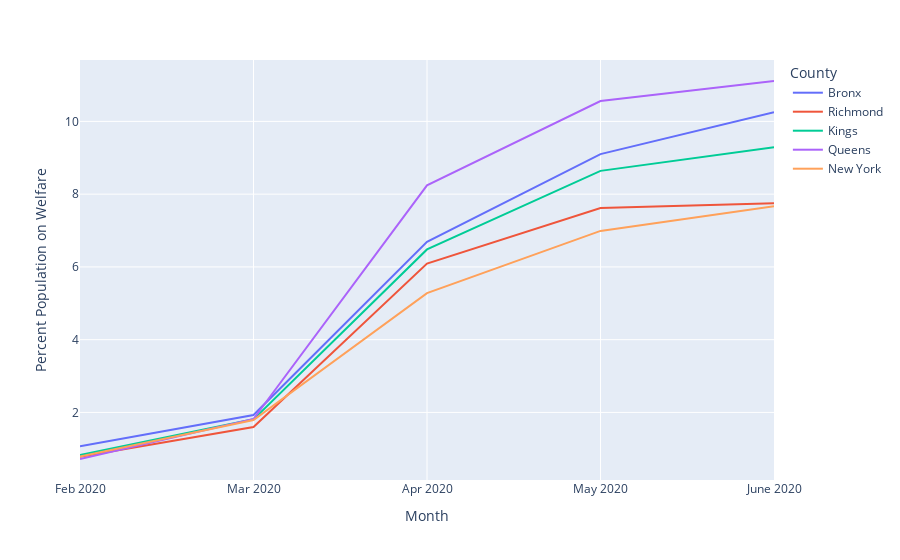

Notebook code for this chart:
### Code cell
fig= px.line(recession_nyc_2020, x="Month", y="Percent Population on Welfare", color='County')
fig.show()

### Figure 1 — Plotly figure (JSON) as saved in the notebook; plotly's stock layout.template omitted (floating-point values rounded to 4 significant figures)
{"data": [{"hovertemplate": "County=Bronx<br>Month=%{x}<br>Percent Population on Welfare=%{y}<extra></extra>", "legendgroup": "Bronx", "line": {"color": "#636efa", "dash": "solid"}, "mode": "lines", "name": "Bronx", "orientation": "v", "showlegend": true, "type": "scatter", "x": ["Feb 2020", "Mar 2020", "Apr 2020", "May 2020", "June 2020"], "xaxis": "x", "y": [1.07, 1.93, 6.69, 9.1, 10.25], "yaxis": "y"}, {"hovertemplate": "County=Richmond<br>Month=%{x}<br>Percent Population on Welfare=%{y}<extra></extra>", "legendgroup": "Richmond", "line": {"color": "#EF553B", "dash": "solid"}, "mode": "lines", "name": "Richmond", "orientation": "v", "showlegend": true, "type": "scatter", "x": ["Feb 2020", "Mar 2020", "Apr 2020", "May 2020", "June 2020"], "xaxis": "x", "y": [0.78, 1.6, 6.09, 7.62, 7.75], "yaxis": "y"}, {"hovertemplate": "County=Kings<br>Month=%{x}<br>Percent Population on Welfare=%{y}<extra></extra>", "legendgroup": "Kings", "line": {"color": "#00cc96", "dash": "solid"}, "mode": "lines", "name": "Kings", "orientation": "v", "showlegend": true, "type": "scatter", "x": ["Feb 2020", "Mar 2020", "Apr 2020", "May 2020", "June 2020"], "xaxis": "x", "y": [0.83, 1.81, 6.48, 8.64, 9.29], "yaxis": "y"}, {"hovertemplate": "County=Queens<br>Month=%{x}<br>Percent Population on Welfare=%{y}<extra></extra>", "legendgroup": "Queens", "line": {"color": "#ab63fa", "dash": "solid"}, "mode": "lines", "name": "Queens", "orientation": "v", "showlegend": true, "type": "scatter", "x": ["Feb 2020", "Mar 2020", "Apr 2020", "May 2020", "June 2020"], "xaxis": "x", "y": [0.72, 1.82, 8.24, 10.56, 11.11], "yaxis": "y"}, {"hovertemplate": "County=New York<br>Month=%{x}<br>Percent Population on Welfare=%{y}<extra></extra>", "legendgroup": "New York", "line": {"color": "#FFA15A", "dash": "solid"}, "mode": "lines", "name": "New York", "orientation": "v", "showlegend": true, "type": "scatter", "x": ["Feb 2020", "Mar 2020", "Apr 2020", "May 2020", "June 2020"], "xaxis": "x", "y": [0.79, 1.79, 5.28, 6.99, 7.67], "yaxis": "y"}], "layout": {"legend": {"title": {"text": "County"}, "tracegroupgap": 0}, "margin": {"t": 60}, "xaxis": {"anchor": "y", "domain": [0, 1], "title": {"text": "Month"}}, "yaxis": {"anchor": "x", "domain": [0, 1], "title": {"text": "Percent Population on Welfare"}}}}
